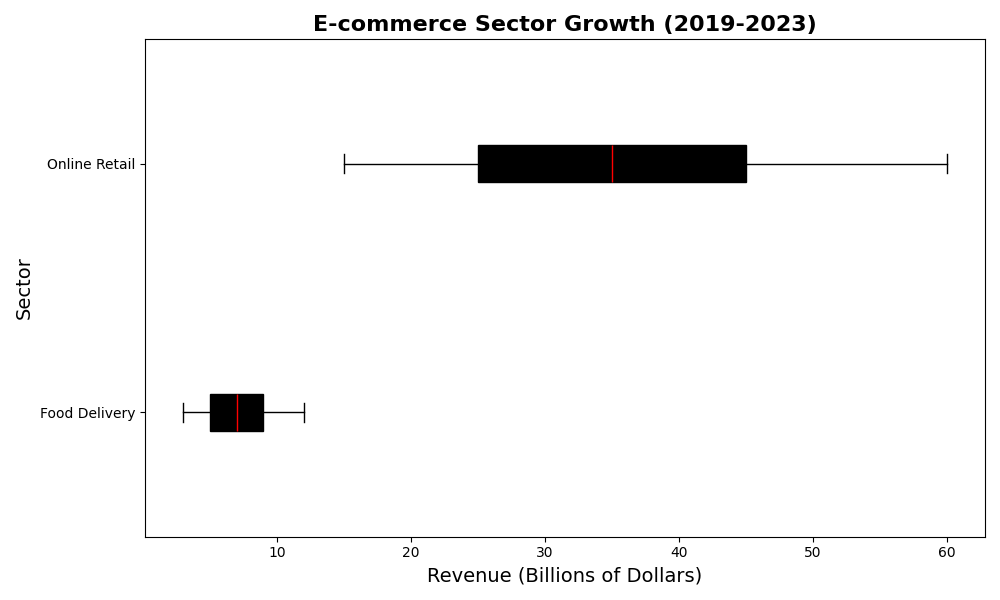

This chart was generated by the following Python code:
import matplotlib.pyplot as plt
import numpy as np

# Define the e-commerce sector growth data after removing Digital Services
food_delivery = np.array([3, 5, 7, 9, 12])
online_retail = np.array([15, 25, 35, 45, 60])

# Group remaining data into a 2D array
ecommerce_data = [food_delivery, online_retail]

# Initialize the plot
fig, ax1 = plt.subplots(figsize=(10, 6))

# Create the boxplot
boxprops_set = [
    dict(facecolor='#ffcc00', color='black'),  # Food Delivery color
    dict(facecolor='#ff6f69', color='black')   # Online Retail color
]

bp = ax1.boxplot(ecommerce_data, vert=False, patch_artist=True,
                 labels=['Food Delivery', 'Online Retail'],
                 whiskerprops=dict(color='black'),
                 capprops=dict(color='black'),
                 medianprops=dict(color='red'))

# Apply colors to each box
for patch, color_props in zip(bp['boxes'], boxprops_set):
    patch.set(**color_props)

# Customize the plot with titles and labels
ax1.set_title("E-commerce Sector Growth (2019-2023)", fontsize=16, fontweight='bold')
ax1.set_xlabel('Revenue (Billions of Dollars)', fontsize=14)
ax1.set_ylabel('Sector', fontsize=14)

# Automatically adjust layout
plt.tight_layout()

# Display the plot
plt.show()
